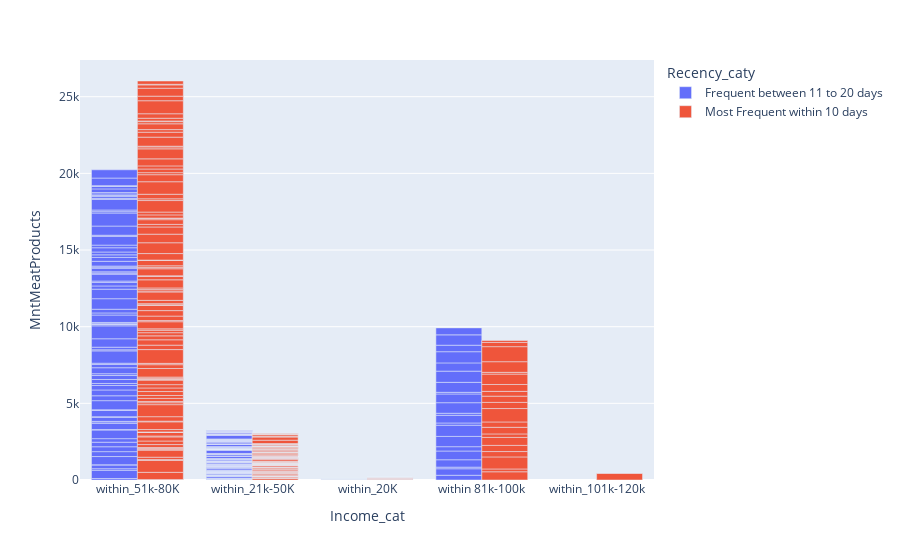

Notebook cell for this chart:
### Code cell
px.bar(recent_items,x = recent_items["Income_cat"],y = recent_items['MntMeatProducts'],color=recent_items['Recency_caty'],barmode='group')

### Figure 1 — Plotly figure (JSON) as saved in the notebook; plotly's stock layout.template omitted (floating-point values rounded to 4 significant figures; data arrays with more than 128 entries replaced by an {"elided": "..."} marker saying what was removed)
{"data": [{"alignmentgroup": "True", "hovertemplate": "Recency_caty=Frequent between 11 to 20 days<br>Income_cat=%{x}<br>MntMeatProducts=%{y}<extra></extra>", "legendgroup": "Frequent between 11 to 20 days", "marker": {"color": "#636efa", "pattern": {"shape": ""}}, "name": "Frequent between 11 to 20 days", "offsetgroup": "Frequent between 11 to 20 days", "orientation": "v", "showlegend": true, "textposition": "auto", "type": "bar", "x": {"elided": "214 str values"}, "xaxis": "x", "y": {"elided": "214 int values"}, "yaxis": "y"}, {"alignmentgroup": "True", "hovertemplate": "Recency_caty=Most Frequent within 10 days<br>Income_cat=%{x}<br>MntMeatProducts=%{y}<extra></extra>", "legendgroup": "Most Frequent within 10 days", "marker": {"color": "#EF553B", "pattern": {"shape": ""}}, "name": "Most Frequent within 10 days", "offsetgroup": "Most Frequent within 10 days", "orientation": "v", "showlegend": true, "textposition": "auto", "type": "bar", "x": {"elided": "230 str values"}, "xaxis": "x", "y": {"elided": "230 int values"}, "yaxis": "y"}], "layout": {"barmode": "group", "legend": {"title": {"text": "Recency_caty"}, "tracegroupgap": 0}, "margin": {"t": 60}, "xaxis": {"anchor": "y", "domain": [0, 1], "title": {"text": "Income_cat"}}, "yaxis": {"anchor": "x", "domain": [0, 1], "title": {"text": "MntMeatProducts"}}}}
